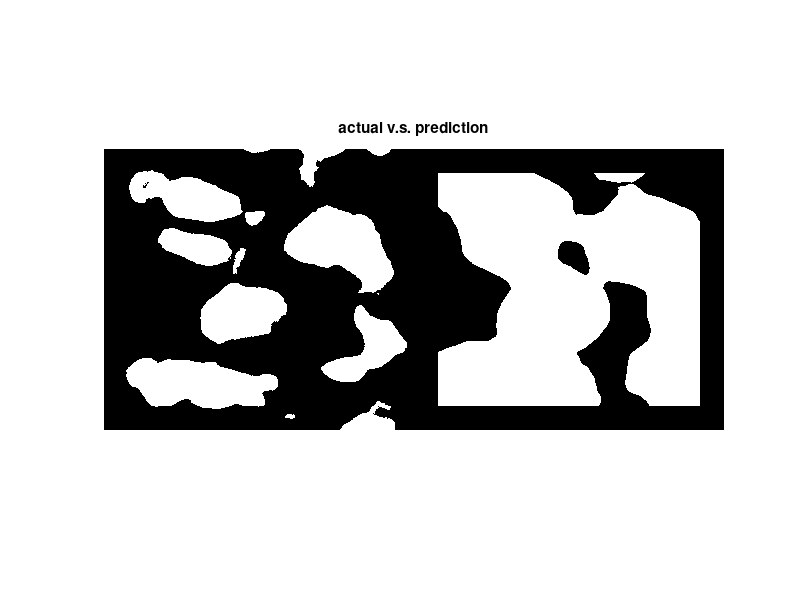
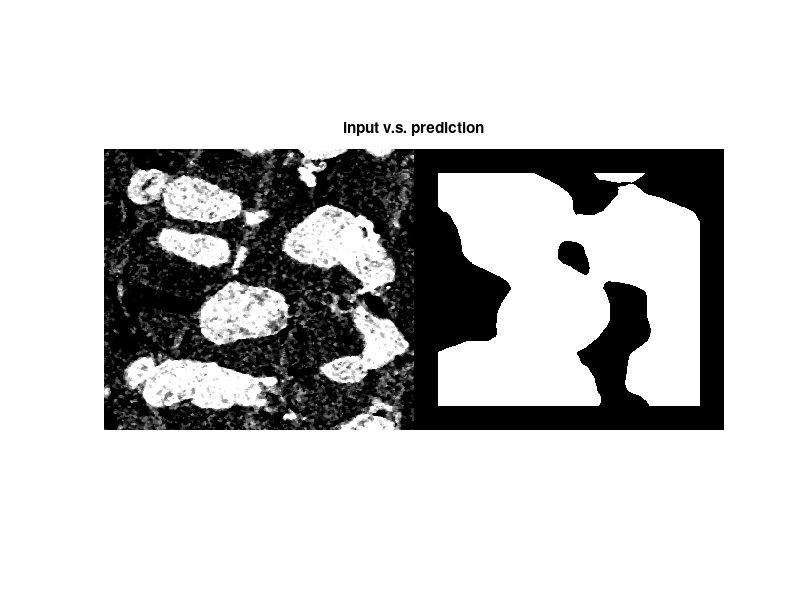

MATLAB code to generate these figures, in order:
%% Initialization
clear ; close all; clc;

%% Load data
mito_grayscale = load('mito_image.mat');
mito_binary = load('mito_binary.mat');

mito_grayscale = mito_grayscale.mito_image;
mito_binary = mito_binary.mito_binary;

%% Set up parameters and constants
threshold = 14287;
border = 25;

% size of image
[m, n] = size(mito_grayscale);

% initialise prediction
pred = zeros(m, n);


%% Predict 
for i = (border + 1) : (m - border)
    for j = (border + 1) : (n - border)
        surrounding = mito_grayscale(i - border : i + border, j - border : j + border);
        mu = mean(surrounding(:));
        
        if (mu > threshold)
            pred(i, j) = 1;
        else
            pred(i, j) = 0;
        end
    end
end

%% Compare prediction with the actual image
figure;
imshowpair(mito_binary, pred, 'montage');
title('actual v.s. prediction');

figure;
imshowpair(mito_grayscale, pred, 'montage');
title('input v.s. prediction');


